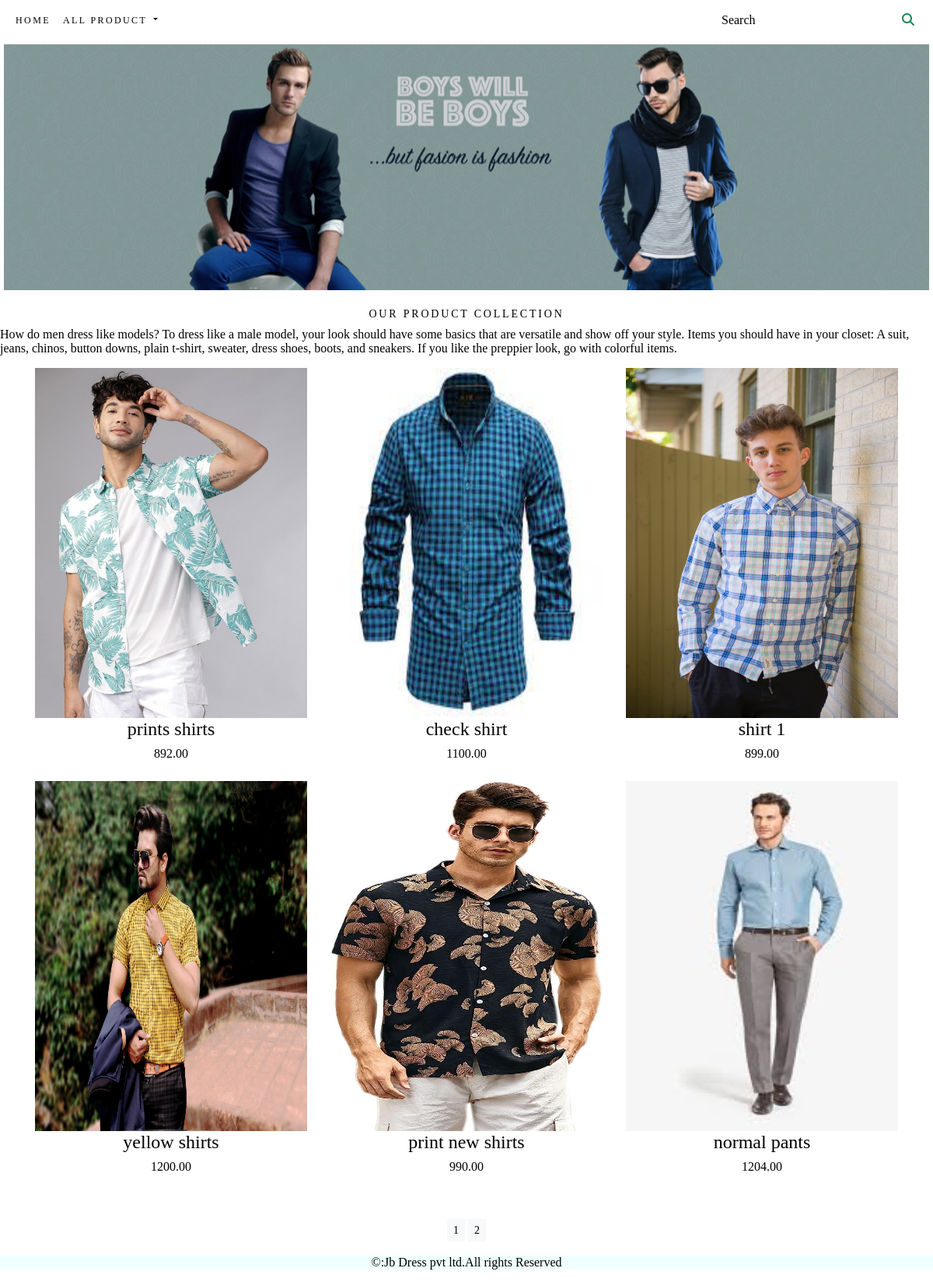
The app's page /shop/ with its own data.
### shopapp/models.py (models this page shows, shortened)
class Product(models.Model):
    name=models.CharField(max_length=250,unique=True)
    slug=models.SlugField(max_length=250,unique=True)
    description=models.TextField(blank=True)
    price=models.DecimalField(max_digits=10,decimal_places=2)
    Category=models.ForeignKey(Category,on_delete=models.CASCADE)
    image=models.ImageField(upload_to='Product',blank=True)
    stock=models.IntegerField(default='0')
    available=models.BooleanField(default=True)
    create=models.DateField(auto_now_add=True)
    update=models.DateField(auto_now=True)
    def get_url(self):
        return reverse('shopapp:prodCatDetail',args=[self.Category.slug,self.slug])
    class meta:
        ordering = ('name',)
        verbose_name = 'product'
        verbose_name_plural = 'products'

### shopapp/views.py (the view)
# urls.py: path('',views.allprodCat,name='allprodCat'),
def allprodCat(request,c_slug=None):
    c_page=None
    products_list=None
    if c_slug!=None:
        c_page=get_object_or_404(Category,slug=c_slug)
        products=Product.objects.all().filter(Category=c_page, available=True)
    else:
        products_list=Product.objects.all().filter(available=True)
        paginator=Paginator(products_list,6)
        try:
            page=int(request.Get.get('page','1'))
        except:page=1
        try:
            products=paginator.page(page)
        except (EmptyPage,InvalidPage):
            products=paginator.page(paginator.num_pages)
    return render(request,"category.html",{'category':c_page,'products':products})

### cart/contact_pro.py (called while the page is built)
def counter(request):
    item_count=0
    if 'admin' in request.path:
        return {}
    else:
        try:
            cart=Cart.objects.filter(cart_id=_cart_id(request))
            cart_items=CartItem.objects.all().filter(cart=cart[:1])
            for cart_item in cart_items:
                item_count += cart_item.quantity
        except Cart.DoesNotExist:
            item_count =0
    return dict(item_count=item_count)

### cart/views.py (called while the page is built)
def _cart_id(request):
    cart=request.session.session_key
    if not cart:
        cart=request.session.create()
    return cart

### shopapp/contact_prossessers.py (called while the page is built)
def menu_links(request):
    links=Category.objects.all()
    return dict(links=links)

### shopapp/models.py (called while the page is built)
    def get_url(self):
        return reverse('shopapp:product_by_category',args=[self.slug])

### template/category.html (shortened to what this page needs)
{% extends 'base.html' %}
{% load static %}
{% block content %}
<div class="mx_auto">
    {% if category %}
    <img class="my_image" src="{{category.image.url}}" alt="{{category.name}}">
</div>
    <br>
<div>
      <h1 class="text-center my_title">{{category.name}}</h1>
      <p class="text-justify">{{category.description}}</p>
</div>
    {% else %}
<div>
    <img class="my_image my_image_padding" src="{% static 'img/banner.png' %}" alt="our products">
</div>
<br>
<div>
    <h1 class="text-center my_title">Our Product Collection</h1>
    <p class="text-justify">How do men dress like models?
To dress like a male model, your look should have some basics that are versatile and show off your style. Items you should have in your closet: A suit, jeans, chinos, button downs, plain t-shirt, sweater, dress shoes, boots, and sneakers. If you like the preppier look, go with colorful items.</p>
</div>
    {% endif %}
<div class="container">
    <div class="row mx_auto">
       {% for product in products %}
       <div class="my_bottom_margi col_9 col-sm-12 col-md-4 xol-lg-4">
           <div class="card text-center" style="min-width:18rem,;" >
               <a href="{{product.get_url}}"><img class="card-img-top my_image" style="width:350px;height:450px;" src="{{product.image.url}}" alt="{{product.name}}"  width="500" height="600"> </a>
           <div class="">
              <h4>{{product.name}}</h4>
              <p>{{product.price}}</p>
           </div>
           </div>
       </div>
        {% endfor %}
    </div>
    <div class="max_auto">
        {% if products.paginator.num_pages > 1 %}
        <div class="text-center">
            {% for pg in products.paginator.page_range %}
              <a href="?page={{pg}}" class="btn btn-light btn-sm{% if product.number == pg%} active {% endif %}">{{pg}}</a>
            {% endfor %}
        </div>
        {% endif%}
    </div>
    <br>
</div>
{% endblock %}

### template/base.html (shortened to what this page needs)
{% load static %}
<!DOCTYPE html>
<html lang="en">
<head>
    <link rel="stylesheet" href="{% static 'css/custom.css' %}">
        <link href="{% static 'css/bootstrap.min.css' %}" rel="stylesheet">
    {% include 'navbar.html' %}
    {% block content %}
    {% endblock %}
</div>
    {% include 'footer.html' %}
    </body>
</html>

### template/Header.html (shortened to what this page needs)
{% load static %}

### template/navbar.html (shortened to what this page needs)
<nav class="navbar navbar-expand-lg bg-body-tertiary">
  <div class="container-fluid">
    <div class="collapse navbar-collapse" id="navbarSupportedContent">
      <ul class="navbar-nav me-auto mb-2 mb-lg-0">
        <li class="nav-item">
          <a class="nav-link active" aria-current="page" href="{% url 'shopapp:allprodCat' %}">Home</a>
        </li>
        <li class="nav-item dropdown">
          <a class="nav-link dropdown-toggle" href="#" role="button" data-bs-toggle="dropdown" aria-expanded="false">
            All Product
          </a>
        </li>
      </ul>
      <form class="d-flex" action="{% url 'search_app:searchResult' %}" method="get">
        <input class="form-control me-2" type="search" placeholder="Search" name="q" aria-label="Search">
        <button class="btn btn-outline-success" type="submit"><i class="fa fa-search"></i></button>
      </form>
    </div>
  </div>
</nav>

### template/footer.html
<div class="footer navbar-fixed-bottom my_footer">
  <p class="text-center">&copy:Jb Dress pvt ltd.All rights Reserved</p>
</div>

### static/css/custom.css (style rules this page uses)
.nav-item { letter-spacing: .2em; font-size:12px; text-transform:uppercase; }
.my_footer { background-color:#f0ffff }
.my_image { width:100%; height:auto; }
.my_title { font-size:14px; text-transform:uppercase; letter-spacing:.2em; }
.my_image_padding { padding:5px; }
.my_bottom_margi { margin-bottom:10px; }

### records on screen
Product: image (picture), name "prints shirts", price "892.00"
Product: image (picture), name "check shirt", price "1100.00"
Product: image (picture), name "shirt 1", price "899.00"
Product: image (picture), name "yellow shirts", price "1200.00"
Product: image (picture), name "print new shirts", price "990.00"
Product: image (picture), name "normal pants", price "1204.00"

### other values on screen
{{ pg }} "1" "2"
